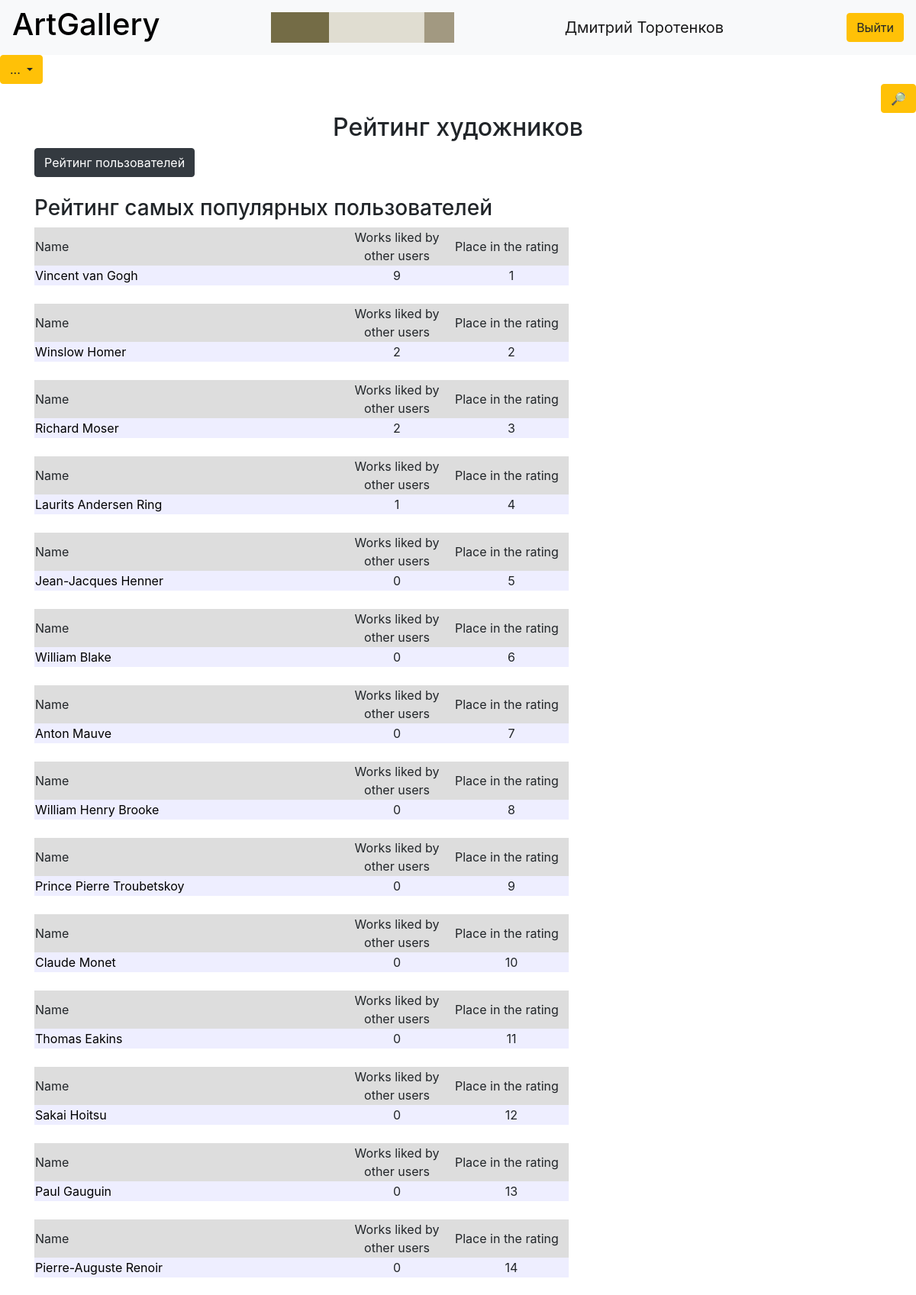
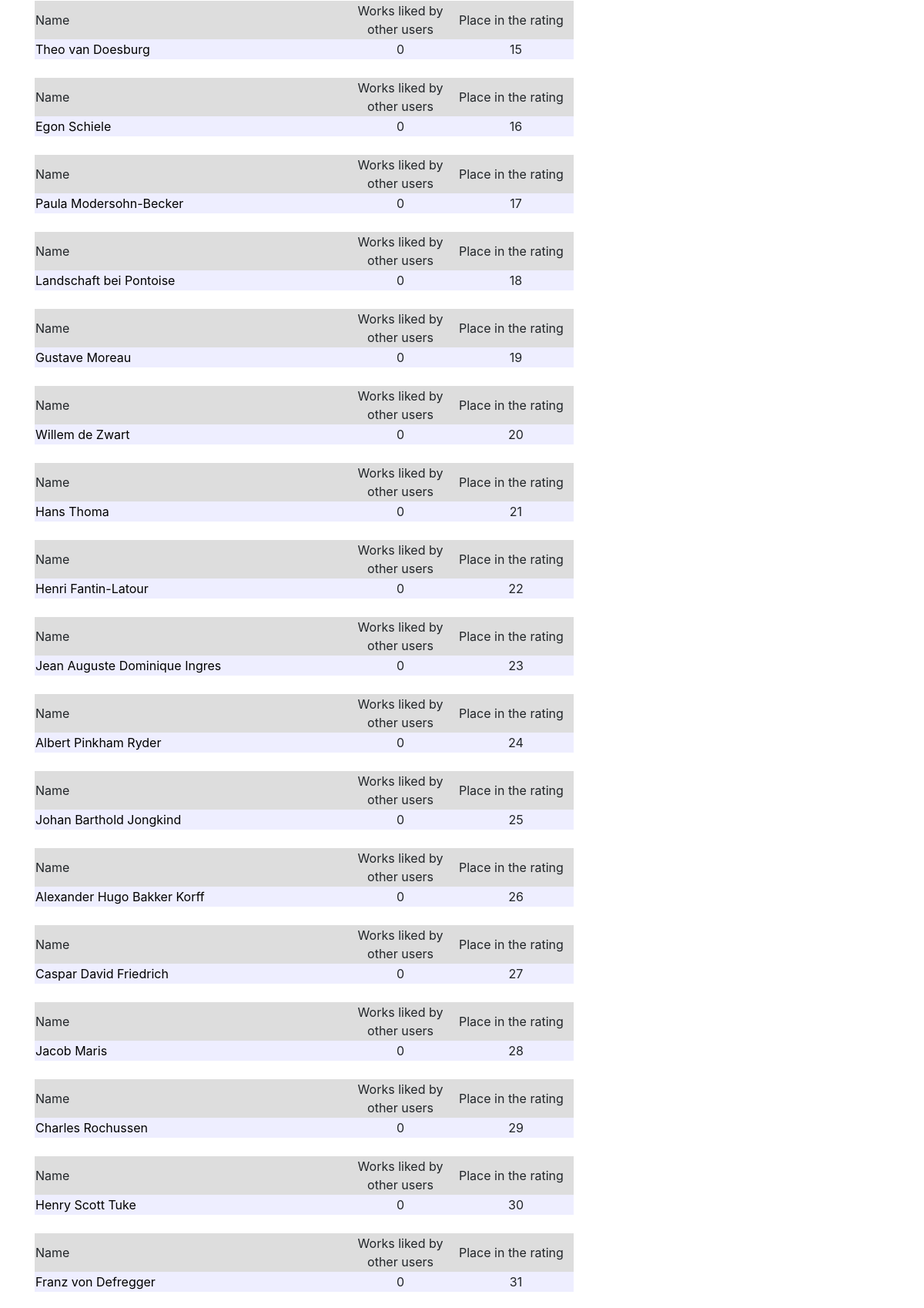
/top_of_artist (signed in, upper part), run on the app's committed database (2 pictures, top to bottom).
### data/users.py (models this page shows, shortened)
class User(SqlAlchemyBase, UserMixin, SerializerMixin):
    __tablename__ = 'users'
    id = sqlalchemy.Column(sqlalchemy.Integer, primary_key=True, autoincrement=True)
    surname = sqlalchemy.Column(sqlalchemy.String, nullable=True)
    name = sqlalchemy.Column(sqlalchemy.String, nullable=True)
    email = sqlalchemy.Column(sqlalchemy.String, index=True, unique=True, nullable=True)
    favorite = sqlalchemy.Column(sqlalchemy.String, nullable=True)
    avatar = sqlalchemy.Column(sqlalchemy.String)
    pull = sqlalchemy.Column(sqlalchemy.Integer, nullable=True, default=0)
    hashed_password = sqlalchemy.Column(sqlalchemy.String, nullable=True)
    modifed_date = sqlalchemy.Column(sqlalchemy.DateTime, default=datetime.datetime.now)

### data/artist.py (models this page shows)
class Artist(SqlAlchemyBase, UserMixin, SerializerMixin):
    __tablename__ = 'artists'
    id = sqlalchemy.Column(sqlalchemy.Integer, primary_key=True, autoincrement=True)
    name = sqlalchemy.Column(sqlalchemy.String, nullable=True)
    in_favorite = sqlalchemy.Column(sqlalchemy.Integer, default=0)
    artist = orm.relation("Gallery", back_populates='art')

### main.py (the view)
@app.route('/top_of_artist')
@login_required
def artist_top():
    db_sess = db_session.create_session()
    artists = db_sess.query(Artist).all()
    list_artists = []
    for artist in artists:
        if artist:
            link = f'/show_artist/{artist.id}'
            list_artists.append([artist.name, artist.in_favorite, link])
    return render_template('top_artists.html', artists=sorted(list_artists, key=lambda x: x[1], reverse=True))

### data/db_session.py (called while the page is built)
def create_session() -> Session:
    global __factory
    return __factory()

### main.py (called while the page is built)
@login_manager.user_loader
def load_user(user_id):
    db_sess = db_session.create_session()
    return db_sess.query(User).get(user_id)

### templates/top_artists.html (shortened to what this page needs)
{% extends "base.html" %}
{% block content %}
<h2 align="center">Рейтинг художников</h2>
{% if current_user.is_authenticated %}
<div>
    <a href="/top" class="btn btn-dark">
            Рейтинг пользователей
        </a>
</div>
{% endif %}
<br>
<h3>Рейтинг самых популярных пользователей</h3>
{% for artist in artists %}
<div class="table_container">
    <table class="my_table">
        <tr class="my_row">
            <td class="title" width="400px" bgcolor="#dddddd">Name</td>
            <td class="title" width="150px" bgcolor="#dddddd" align="center">Works liked by other users</td>
            <td class="title" width="150px" bgcolor="#dddddd">Place in the rating</td>
        </tr>
        <tr class="my_row">
            <td class="ordinary" bgcolor="#eeeeff">
                <a href={{artist[2]}} style="text-decoration:none;color:black">{{ artist[0] }}</a>
            </td>
            <td class="ordinary" bgcolor="#eeeeff" align="center">{{ artist[1] }}</td>
            <td class="ordinary" bgcolor="#eeeeff" align="center">{{ loop.index }}</td>
        </tr>
    </table>
</div>
<br>
{% endfor %}
{% endblock %}

### templates/base.html (shortened to what this page needs)
<!DOCTYPE html>
<html lang="en">
<head>
    <link rel="stylesheet" href="https://stackpath.bootstrapcdn.com/bootstrap/4.4.1/css/bootstrap.min.css"
>
</head>
<body>
<header>
    <nav class="navbar navbar-light bg-light">
        <h1><a href="/" id="title" style="text-decoration:none;color:black">ArtGallery</a></h1>
        {% if current_user.is_authenticated %}
        {% if current_user.avatar %}
        <img src={{'../static/avatars/' + current_user.avatar}} height="40px">
        {% endif %}
        <a class="navbar-brand" href={{'/page/' + current_user.name + current_user.surname }}>{{ current_user.name }} {{ current_user.surname }}</a>
        <a class="btn btn-warning" href="/logout">Выйти</a>
        {% else %}
        <p>
            <a class="btn btn-primary " href="/register">Register</a>
            <a class="btn btn-success" href="/login">Log in</a>
        </p>
        {% endif %}
    </nav>
            <div class="dropdown">
  <button class="btn btn-warning dropdown-toggle" type="button" id="dropdownMenuButton1" data-bs-toggle="dropdown" aria-expanded="false">
    ...
  </button>
</div>
    <div align="right"><a href="/search" class="btn btn-warning">
            &#128270;
        </a></div>
</header>
<main role="main" class="container">
    {% block content %}{% endblock %}
</main>
</body>
</html>

### data on the page
User: avatar (picture), name "Дмитрий", surname "Торотенков"
Artist: name "Vincent van Gogh", in_favorite "9"
Artist: name "Winslow Homer", in_favorite "2"
Artist: name "Richard Moser", in_favorite "2"
Artist: name "Laurits Andersen Ring", in_favorite "1"
Artist: name "Jean-Jacques Henner", in_favorite "0"
Artist: name "William Blake", in_favorite "0"
Artist: name "Anton Mauve", in_favorite "0"
Artist: name "William Henry Brooke", in_favorite "0"
Artist: name "Prince Pierre Troubetskoy", in_favorite "0"
Artist: name "Claude Monet", in_favorite "0"
Artist: name "Thomas Eakins", in_favorite "0"
Artist: name "Sakai Hoitsu", in_favorite "0"
Artist: name "Paul Gauguin", in_favorite "0"
Artist: name "Pierre-Auguste Renoir", in_favorite "0"
Artist: name "Theo van Doesburg", in_favorite "0"
Artist: name "Egon Schiele", in_favorite "0"
Artist: name "Paula Modersohn-Becker", in_favorite "0"
Artist: name "Landschaft bei Pontoise", in_favorite "0"
Artist: name "Gustave Moreau", in_favorite "0"
Artist: name "Willem de Zwart", in_favorite "0"
Artist: name "Hans Thoma", in_favorite "0"
Artist: name "Henri Fantin-Latour", in_favorite "0"
Artist: name "Jean Auguste Dominique Ingres", in_favorite "0"
Artist: name "Albert Pinkham Ryder", in_favorite "0"
Artist: name "Johan Barthold Jongkind", in_favorite "0"
Artist: name "Alexander Hugo Bakker Korff", in_favorite "0"
Artist: name "Caspar David Friedrich", in_favorite "0"
Artist: name "Jacob Maris", in_favorite "0"
Artist: name "Charles Rochussen", in_favorite "0"
Artist: name "Henry Scott Tuke", in_favorite "0"
Artist: name "Franz von Defregger", in_favorite "0"
